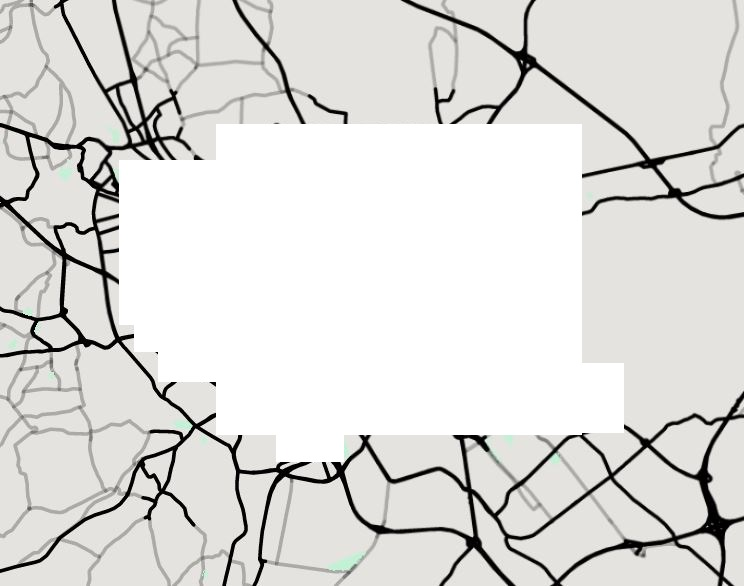
#> input picture Krater.jpg, 744 x 586 px, given in place of bild_1.jpg, which was not available
$ python Img_tool.py
#> lines starting #> are read from the running program, lines starting #| are printed output that depends on the picture; after the words box and inside, x2 and y2 are one past the last pixel; in counts of white or black regions, pixels touching at a corner belong together; pictures that were not available may be replaced by others from this repository, and a replacement may not be noted
# -*- coding: utf-8 -*-
"""
Created on Tue Oct 28 01:49:34 2025

@author: Inaho
"""

from PIL import Image, ImageFilter, ImageEnhance, ImageOps
import numpy as np

def mask_sharp(path_in, path_out, radius=1, contrast=1.7, sharpen_radius=1.3, sharpen_percent=180, thresh=140):
#> called with path_in = 'bild_1.jpg', path_out = 'bild.jpg', radius = 1, contrast = 1.6, sharpen_radius = 1.2, sharpen_percent = 180, thresh = 140
    img = Image.open(path_in).convert("RGB")
#> img is the input picture: PIL image 744x586 RGB; mean R, G, B 221.6, 221, 218.4
    arr = np.array(img)
    mask = (arr[:,:,0] < 178) & (arr[:,:,1] < 190) & (arr[:,:,2] < 195)
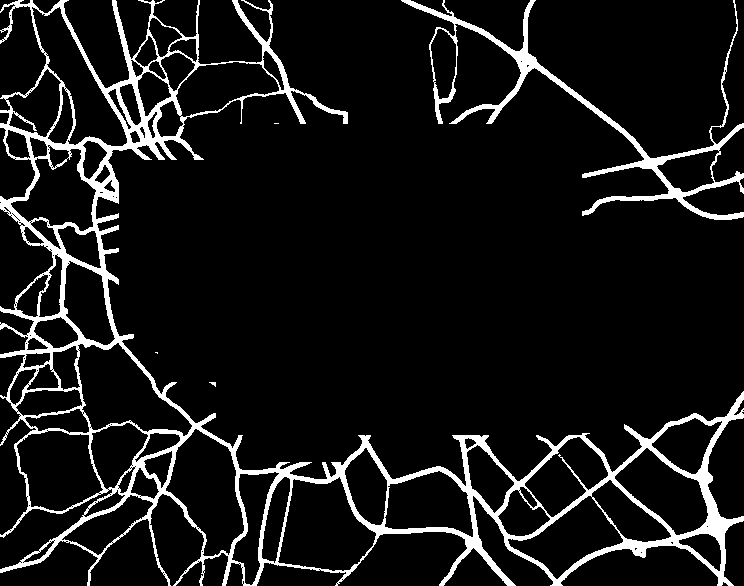
#> mask: shape (586, 744) bool; 9.1% white; 5 white regions (3 under 20 px), largest, box (x1, y1, x2, y2) and area: (0, 0, 744, 586) 33484, (401, 0, 744, 220) 5957
    binary = np.zeros((arr.shape[0], arr.shape[1]), dtype=np.uint8)
    binary[mask] = 255
    m = Image.fromarray(binary, mode="L")
    m = m.filter(ImageFilter.GaussianBlur(radius=0.6))
    if radius > 0:
        m = m.filter(ImageFilter.MaxFilter(size=2*radius+1))
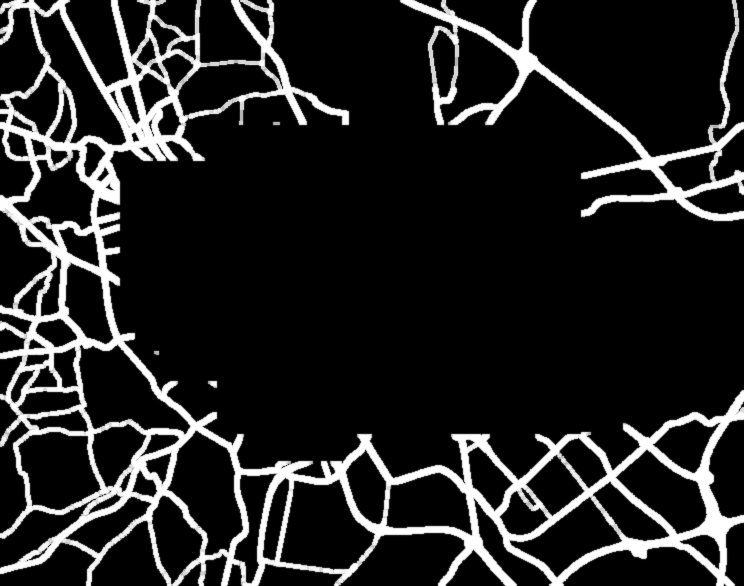
#> m: PIL image 744x586 L; min 0, max 255, mean 36.4
    m = ImageOps.autocontrast(m, cutoff=1)
    m = ImageEnhance.Contrast(m).enhance(contrast)
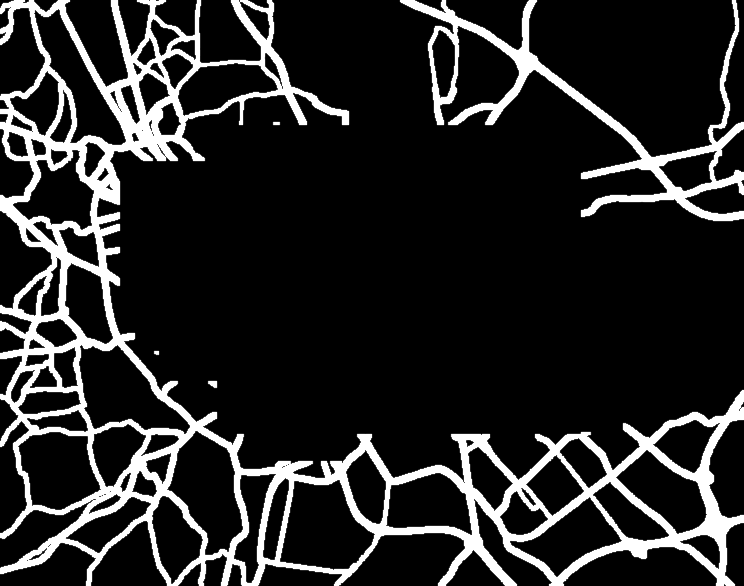
#> m: PIL image 744x586 L; min 0, max 255, mean 38.9
    m = m.filter(ImageFilter.UnsharpMask(radius=sharpen_radius, percent=sharpen_percent, threshold=2))
    m = m.point(lambda p: 255 if p >= thresh else 0)
#> m: PIL image 744x586 L; 14.5% white; 5 white regions (1 under 20 px), largest, box (x1, y1, x2, y2) and area: (0, 0, 744, 586) 53832, (400, 0, 744, 221) 9287, (208, 381, 217, 388) 47, (273, 122, 280, 125) 21
    m.save(path_out)
    return m

mask_sharp("bild_1.jpg", "bild.jpg", radius=1, contrast=1.6, sharpen_radius=1.2, sharpen_percent=180, thresh=140)

$ run again, on Weihnachtsmarkt.jpg
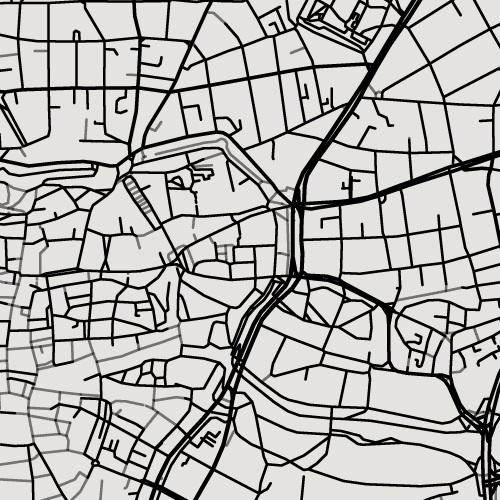
#> input picture Weihnachtsmarkt.jpg, 500 x 500 px, given in place of bild_1.jpg, which was not available
#> in mask_sharp, img is the input picture: PIL image 500x500 RGB; mean R, G, B 179.3, 178.4, 175.4
#> in mask_sharp, `mask = (arr[:,:,0] < 178) & (arr[:,:,1] < 190) & (arr[:,:,2] < 195)`:
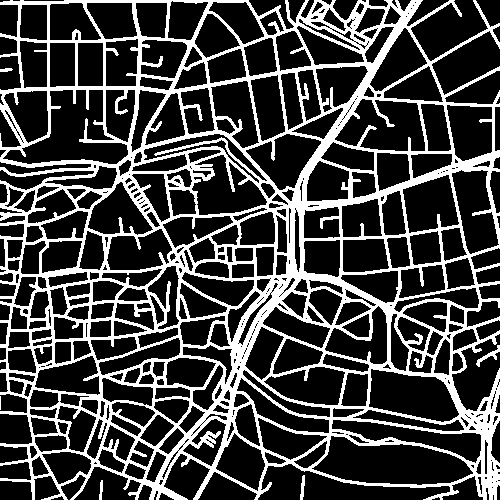
#> mask: shape (500, 500) bool; 26.4% white; 6 white regions (1 under 20 px), largest, box (x1, y1, x2, y2) and area: (0, 0, 500, 500) 65746, (476, 345, 500, 367) 128, (300, 475, 305, 500) 80, (99, 480, 103, 500) 56, (0, 68, 13, 72) 40
#> in mask_sharp, `m = ImageEnhance.Contrast(m).enhance(contrast)`:
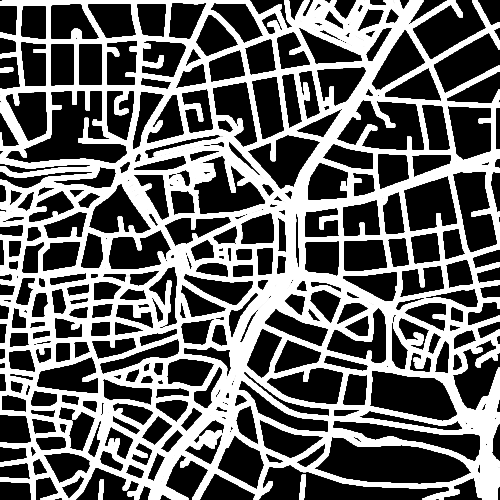
#> m: PIL image 500x500 L; min 0, max 255, mean 107.3
